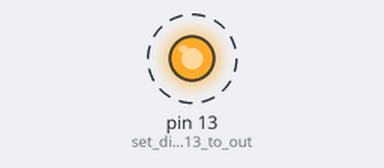
Recording of a sketch running on a simulated Arduino Uno, built with avr-gcc and run on an emulated ATmega328P. Parts: output pins drawn as LEDs (lit = HIGH). Dashed ring = blinking.

Above: at 0.4 s.
Timing chart, 0 to 4.4 s (numbered marks = the images above):
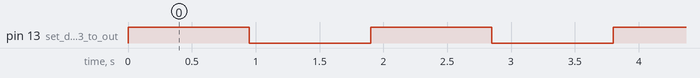

Measured:
- by itself, pin 13 (set_digital_pin_13_to_out): alternates HIGH for 0.95 s and LOW for 0.95 s

The sketch:

blinky.ino
```cpp
void setup() {
  // put your setup code here, to run once:
pinMode(13, OUTPUT); //set digital pin 13 to output
}

void loop() {
  // put your main code here, to run repeatedly:
  digitalWrite(13, HIGH); // turn on digital pin 13
  delay(950); // pause for a second
  digitalWrite(13, LOW); // turn off digital pin 13
  delay(950); // pause for one second
}
```
